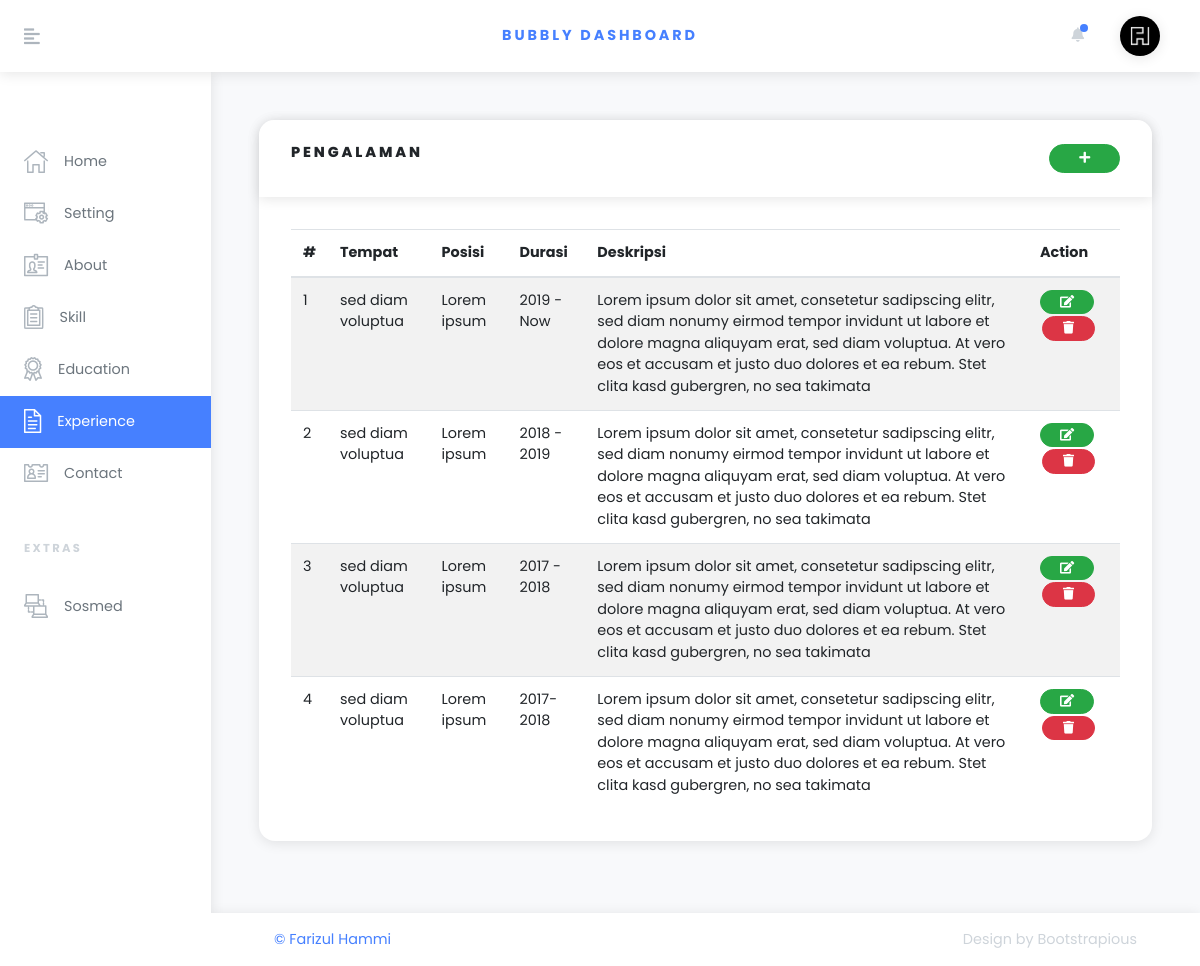
/admiin/settings/experience.php (signed in), run on the app's committed database.
### tables this page shows
CREATE TABLE `website_setting` (
  `id` int(11) NOT NULL,
  `title_web` varchar(50) NOT NULL,
  `icon_web` varchar(50) NOT NULL,
  `bg_home` varchar(255) NOT NULL
);

CREATE TABLE `experience` (
  `experience_id` int(11) NOT NULL,
  `expe_nama` varchar(125) NOT NULL,
  `posisi` varchar(125) NOT NULL,
  `durasi` varchar(125) NOT NULL,
  `deskripsi` varchar(255) NOT NULL
);

### admiin/config.php (called while the page is built, shortened)
<?php
$base_url = "http://localhost/resume/";
$base_admin = $base_url."admiin/";

### admiin/lib/cek_session.php (called while the page is built, shortened)
<?php
if (isset($_SESSION['username'])) {
    if ($cek = 0) {
        header("Location: ".$base_admin."logout");
    }else {
        $usernm = $_SESSION['username'];
    }
}else {
    header("Location: ".$base_admin."login");
}

### admiin/settings/experience.php (the view, shortened to what this page needs)
<?php
$pagename = "Experience";
require('../config.php');
require('../lib/cek_session.php');
include('../lib/header.php');
?>
        <div class="container-fluid px-xl-5">
          <section class="py-5">
          <div class="row">
             <div class="col-lg-12 mb-4">
                <div class="card">
                  <div class="card-header">
                    <h6 class="text-uppercase mb-0">Pengalaman
                      <span style="float:right" class="text-success">
                    <button type="button" class="btn btn-success btn-sm" data-toggle="modal" data-target="#modalExpe"><i class="fa fa-plus" aria-hidden="true"></i></button></span></h6>
                  </div>
                  <div class="card-body">
                  <div class="table-responsive-sm">
                    <table class="table table-striped table-hover card-text">
                      <thead>
                        <tr>
                          <th>#</th>
                          <th>Tempat</th>
                          <th>Posisi</th>
                          <th>Durasi</th>
                          <th>Deskripsi</th>
                          <th>Action</th>
                        </tr>
                      </thead>
                      <tbody>
                        <?php
                        $no = 1;
                        $qry = mysqli_query($conn,"SELECT * FROM experience ORDER BY experience_id DESC");
                        while($data = mysqli_fetch_assoc($qry)){
                        ?>
                        <tr>
                        <td><?= $no; ?></td>
                        <td><?= $data['expe_nama'] ?></td>
                        <td><?= $data['posisi'] ?></td>
                        <td><?= $data['durasi'] ?></td>
                        <td><?= $data['deskripsi'] ?></td>
                        <td>
                          <form action="" method="get">
                          <button type="button" class="btn btn-success btn-sm" style="padding: 2px 19px;" data-toggle="modal" data-target="#myModal" data-id="<?= $data['experience_id']; ?>"><i class="fa fa-edit" aria-hidden="true"></i></button>
                          <button name="delete" value="<?= $data['experience_id']; ?>" class="btn btn-danger btn-sm" style="padding: 2px 20px; margin:2px"><i class="fa fa-trash" aria-hidden="true"></i></button>
                          </form>
                        </td>
                        </tr>
                        <?php
                        $no++;
                        }
                        ?>
                      </tbody>
                    </table>
                  </div>
                  </div>
                </div>
             </div>
          </div>
          </section>
        </div>
       <?php
       include('../lib/footer.php');
       ?>

### admiin/lib/header.php (shortened to what this page needs)
<?php
$infouser = mysqli_fetch_assoc(mysqli_query($conn, "SELECT * FROM user WHERE username='$usernm' "));
$infoWeb = mysqli_fetch_assoc(mysqli_query($conn,"SELECT * FROM website_setting "));
?>
<!DOCTYPE html>
<html>
  <head>
    <link rel="stylesheet" href="<?= $base_url;?>vendor/bootstrap/css/bootstrap.min.css">
    <link rel="stylesheet" href="<?= $base_url;?>fontawesome-free/css/all.css">
    <link rel="stylesheet" href="<?= $base_admin;?>css/orionicons.css">
    <link rel="stylesheet" href="<?= $base_admin;?>css/style.blue.css"  id="theme-stylesheet">
    <link rel="stylesheet" href="css/custom.css">
  </head>
  <body>
    <header class="header">
    <nav class="navbar navbar-expand-lg px-4 py-2 bg-white shadow"><a href="#" class="sidebar-toggler text-gray-500 mr-4 mr-lg-5 lead"><i class="fas fa-align-left"></i></a><a href="index.html" class="navbar-brand font-weight-bold text-uppercase text-base">Bubbly Dashboard</a>
        <ul class="ml-auto d-flex align-items-center list-unstyled mb-0">
          <li class="nav-item dropdown mr-3"><a id="notifications" href="http://example.com" data-toggle="dropdown" aria-haspopup="true" aria-expanded="false" class="nav-link dropdown-toggle text-gray-400 px-1"><i class="fa fa-bell"></i><span class="notification-icon"></span></a>
          </li>
          <li class="nav-item dropdown ml-auto"><a id="userInfo" href="" data-toggle="dropdown" aria-haspopup="true" aria-expanded="false" class="nav-link dropdown-toggle"><img src="<?= $base_url."img/".$infoWeb['icon_web']; ?>" alt="<?=$infouser['nama'] ;?>" style="max-width: 2.5rem;" class="img-fluid rounded-circle shadow"></a>
          </li>
        </ul>
      </nav>
    </header>
    <div class="d-flex align-items-stretch">
      <div id="sidebar" class="sidebar py-3">
        <div class="text-gray-400 text-uppercase px-3 px-lg-4 py-4 font-weight-bold small headings-font-family"></div>
        <ul class="sidebar-menu list-unstyled">
              <li class="sidebar-list-item"><a href="<?= $base_admin;?>" class="sidebar-link text-muted<?php if($pagename == "Home") echo " active"; ?>"><i class="o-home-1 mr-3 text-gray"></i><span>Home</span></a></li>
              <li class="sidebar-list-item"><a href="<?= $base_admin;?>settings/website" class="sidebar-link text-muted <?php if($pagename == "Setting") echo " active"; ?>"><i class="o-settings-window-1 mr-3 text-gray"></i><span>Setting</span></a></li>
              <li class="sidebar-list-item"><a href="<?= $base_admin;?>settings/about" class="sidebar-link text-muted <?php if($pagename == "About") echo " active"; ?>"><i class="o-id-card-1 mr-3 text-gray"></i><span>About</span></a></li>
              <li class="sidebar-list-item"><a href="<?= $base_admin;?>settings/skill" class="sidebar-link text-muted <?php if($pagename == "Skill") echo " active"; ?>"><i class="o-survey-1 mr-3 text-gray"></i><span>Skill</span></a></li>
              <li class="sidebar-list-item"><a href="<?= $base_admin;?>settings/education" class="sidebar-link text-muted <?php if($pagename == "Education") echo " active"; ?>"><i class="o-diploma-1 mr-3 text-gray"></i><span>Education</span></a></li>
              <li class="sidebar-list-item"><a href="<?= $base_admin;?>settings/experience" class="sidebar-link text-muted <?php if($pagename == "Experience") echo " active"; ?>"><i class="o-document-1 mr-3 text-gray"></i><span>Experience</span></a></li>
              <li class="sidebar-list-item"><a href="<?= $base_admin;?>settings/contact" class="sidebar-link text-muted <?php if($pagename == "Contact") echo " active"; ?>"><i class="o-contact-card-1 mr-3 text-gray"></i><span>Contact</span></a></li>
        </ul>
        <div class="text-gray-400 text-uppercase px-3 px-lg-4 py-4 font-weight-bold small headings-font-family">EXTRAS</div>
        <ul class="sidebar-menu list-unstyled">
        <li class="sidebar-list-item"><a href="<?= $base_admin;?>settings/sosmed" class="sidebar-link text-muted <?php if($pagename == "Sosmed") echo " active"; ?>"><i class="o-network-1 mr-3 text-gray"></i><span>Sosmed</span></a></li>
        </ul>
      </div>
      <div class="page-holder w-100 d-flex flex-wrap">

### data on the page
website_setting: icon_web (picture)
experience: expe_nama "sed diam voluptua", posisi "Lorem ipsum", durasi "2019 - Now", deskripsi "Lorem ipsum dolor sit amet, consetetur sadipscing elitr, sed diam nonumy eirmod tempor invidunt ut labore et dolore magna aliquyam erat, sed diam voluptua. At vero eos et accusam et justo duo dolores et ea rebum. Stet clita kasd gubergren, no sea takimata", $data['experience_id'] 7 (drawn)
experience: expe_nama "sed diam voluptua", posisi "Lorem ipsum", durasi "2018 - 2019", deskripsi "Lorem ipsum dolor sit amet, consetetur sadipscing elitr, sed diam nonumy eirmod tempor invidunt ut labore et dolore magna aliquyam erat, sed diam voluptua. At vero eos et accusam et justo duo dolores et ea rebum. Stet clita kasd gubergren, no sea takimata", $data['experience_id'] 6 (drawn)
experience: expe_nama "sed diam voluptua", posisi "Lorem ipsum", durasi "2017 - 2018", deskripsi "Lorem ipsum dolor sit amet, consetetur sadipscing elitr, sed diam nonumy eirmod tempor invidunt ut labore et dolore magna aliquyam erat, sed diam voluptua. At vero eos et accusam et justo duo dolores et ea rebum. Stet clita kasd gubergren, no sea takimata", $data['experience_id'] 5 (drawn)
experience: expe_nama "sed diam voluptua", posisi "Lorem ipsum", durasi "2017- 2018", deskripsi "Lorem ipsum dolor sit amet, consetetur sadipscing elitr, sed diam nonumy eirmod tempor invidunt ut labore et dolore magna aliquyam erat, sed diam voluptua. At vero eos et accusam et justo duo dolores et ea rebum. Stet clita kasd gubergren, no sea takimata", $data['experience_id'] 3 (drawn)
